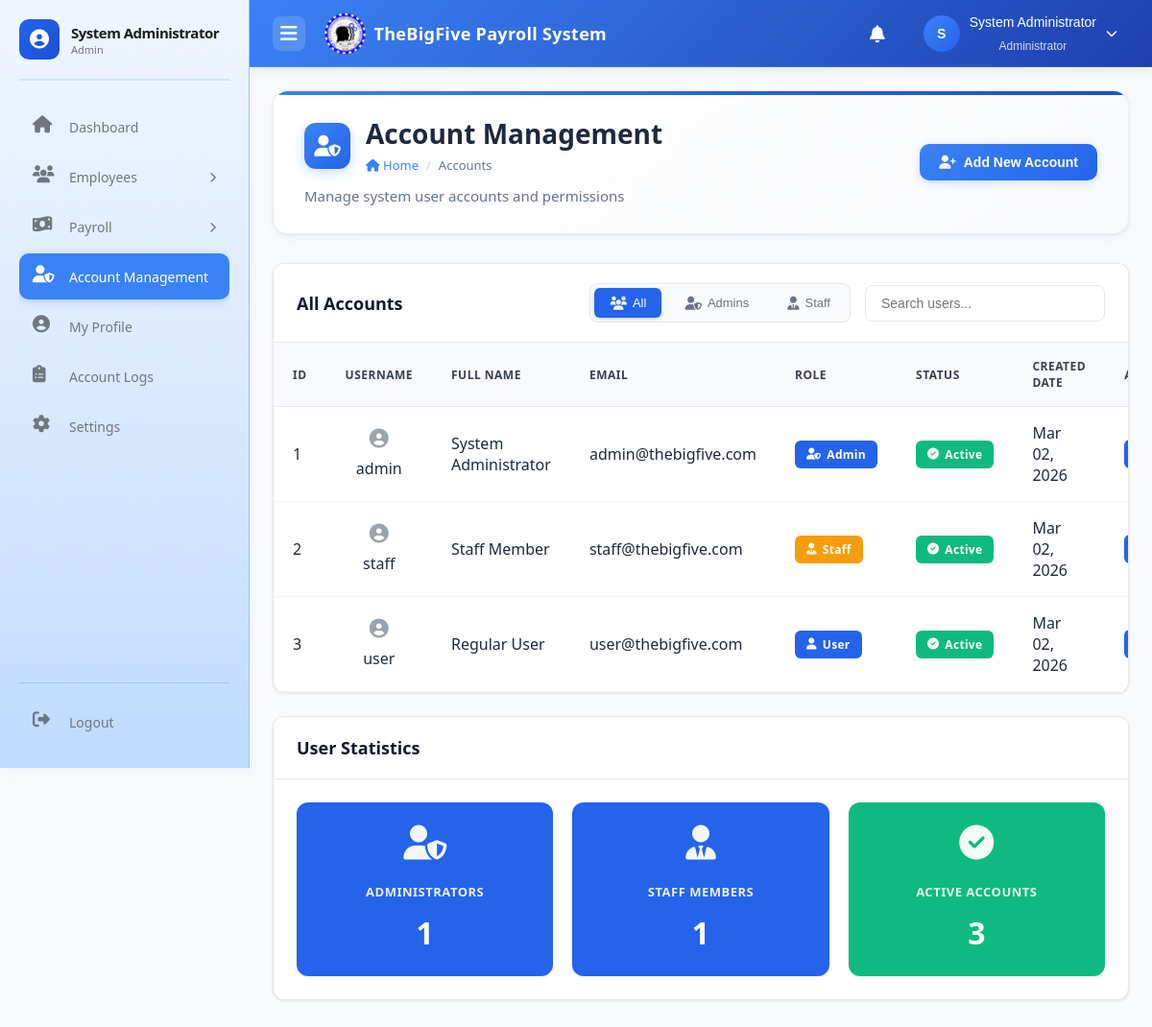
/admin/user_management.php (signed in), run on the app's committed database.
### tables this page shows
CREATE TABLE IF NOT EXISTS users (
    id INT AUTO_INCREMENT PRIMARY KEY,
    username VARCHAR(50) NOT NULL UNIQUE,
    email VARCHAR(100) NOT NULL UNIQUE,
    password VARCHAR(255) NOT NULL,
    full_name VARCHAR(100) NOT NULL,
    role ENUM('admin', 'staff', 'user') NOT NULL DEFAULT 'user',
    status ENUM('active', 'inactive', 'suspended') NOT NULL DEFAULT 'active',
    created_at TIMESTAMP DEFAULT CURRENT_TIMESTAMP,
    updated_at TIMESTAMP DEFAULT CURRENT_TIMESTAMP ON UPDATE CURRENT_TIMESTAMP,
    last_login TIMESTAMP NULL,
    INDEX idx_username (username),
    INDEX idx_email (email),
    INDEX idx_role (role),
    INDEX idx_status (status)
);

### admin/user_management.php (the view, shortened to what this page needs)
<?php
require_once 'include/header.php';
require_once 'include/sidebar.php';
try {
    $pdo = getDBConnection();
    $stmt = $pdo->prepare("SELECT id, username, email, full_name, role, status, created_at FROM users ORDER BY created_at DESC");
    $stmt->execute();
    $users = $stmt->fetchAll();
} catch (PDOException $e) {
    $error = "Error fetching users: " . $e->getMessage();
    $users = [];
}
?>
<div class="main-content">
    <div class="page-header">
        <div class="page-header-content">
            <div class="page-header-left">
                <div class="page-title-row">
                    <div class="page-icon">
                        <i class="fas fa-user-shield"></i>
                    </div>
                    <div class="page-title-text">
                        <h1>Account Management</h1>
                        <div class="page-breadcrumb">
                            <a href="dashboard.php"><i class="fas fa-home"></i> Home</a>
                            <span class="page-breadcrumb-separator">/</span>
                            <span>Accounts</span>
                        </div>
                    </div>
                </div>
                <p class="page-subtitle">Manage system user accounts and permissions</p>
            </div>
            <div class="page-header-right">
                <div class="page-header-actions">
                    <button class="btn-header-primary" onclick="window.location.href='add_user.php'">
                        <i class="fas fa-user-plus"></i>
                        Add New Account
                    </button>
                </div>
            </div>
        </div>
    </div>
    <div class="card">
        <div class="card-header">
            <h3 class="card-title">All Accounts</h3>
            <div class="card-tools">
                <div class="filter-buttons">
                    <button class="filter-btn active" data-filter="all">
                        <i class="fas fa-users"></i> All
                    </button>
                    <button class="filter-btn" data-filter="admin">
                        <i class="fas fa-user-shield"></i> Admins
                    </button>
                    <button class="filter-btn" data-filter="staff">
                        <i class="fas fa-user-tie"></i> Staff
                    </button>
                </div>
                <input type="text" id="searchUsers" class="user-search-input" placeholder="Search users...">
            </div>
        </div>
        <div class="card-body">
            <div class="table-responsive">
                <table class="data-table" id="usersTable">
                    <thead>
                        <tr>
                            <th>ID</th>
                            <th>Username</th>
                            <th>Full Name</th>
                            <th>Email</th>
                            <th>Role</th>
                            <th>Status</th>
                            <th>Created Date</th>
                            <th>Actions</th>
                        </tr>
                    </thead>
                    <tbody>
                        <?php if (count($users) > 0): ?>
                            <?php foreach ($users as $user): ?>
                                <tr data-role="<?php echo $user['role']; ?>">
                                    <td><?php echo htmlspecialchars($user['id']); ?></td>
                                    <td>
                                        <div class="user-info">
                                            <i class="fas fa-user-circle"></i>
                                            <?php echo htmlspecialchars($user['username']); ?>
                                        </div>
                                    </td>
                                    <td><?php echo htmlspecialchars($user['full_name']); ?></td>
                                    <td><?php echo htmlspecialchars($user['email']); ?></td>
                                    <td>
                                        <?php
                                        $roleClass = '';
                                        $roleIcon = '';
                                        switch ($user['role']) {
                                            case 'admin':
                                                $roleClass = 'badge-danger';
                                                $roleIcon = 'fa-user-shield';
                                                break;
                                            case 'staff':
                                                $roleClass = 'badge-warning';
                                                $roleIcon = 'fa-user-tie';
                                                break;
                                            case 'user':
                                                $roleClass = 'badge-info';
                                                $roleIcon = 'fa-user';
                                                break;
                                        }
                                        ?>
                                        <span class="badge <?php echo $roleClass; ?>">
                                            <i class="fas <?php echo $roleIcon; ?>"></i>
                                            <?php echo ucfirst($user['role']); ?>
                                        </span>
                                    </td>
                                    <td>
                                        <?php if ($user['status'] == 'active'): ?>
                                            <span class="badge badge-success">
                                                <i class="fas fa-check-circle"></i> Active
                                            </span>
                                        <?php else: ?>
                                            <span class="badge badge-secondary">
                                                <i class="fas fa-ban"></i> Inactive
                                            </span>
                                        <?php endif; ?>
                                    </td>
                                    <td><?php echo date('M d, Y', strtotime($user['created_at'])); ?></td>
                                    <td>
                                        <div class="action-buttons">
                                            <button class="btn-icon btn-edit" title="Edit User"
                                                    onclick="openEditModal(
                                                        <?php echo $user['id']; ?>,
                                                        '<?php echo htmlspecialchars($user['username'], ENT_QUOTES); ?>',
                                                        '<?php echo htmlspecialchars($user['full_name'], ENT_QUOTES); ?>',
                                                        '<?php echo htmlspecialchars($user['email'], ENT_QUOTES); ?>',
                                                        '<?php echo $user['role']; ?>',
                                                        '<?php echo $user['status']; ?>'
                                                    )">
                                            </button>
                                        </div>
                                    </td>
                                </tr>
                            <?php endforeach; ?>
                        <?php endif; ?>
                    </tbody>
                </table>
            </div>
        </div>
    </div>
    <div class="card">
        <div class="card-header">
            <h3 class="card-title">User Statistics</h3>
        </div>
        <div class="card-body" style="padding: 24px;">
            <div style="display: grid; grid-template-columns: repeat(auto-fit, minmax(200px, 1fr)); gap: 20px;">
                <?php
                $adminCount = count(array_filter($users, function($u) { return $u['role'] == 'admin'; }));
                $staffCount = count(array_filter($users, function($u) { return $u['role'] == 'staff'; }));
                $activeCount = count(array_filter($users, function($u) { return $u['status'] == 'active'; }));
                ?>
                <div class="stat-card stat-admin">
                    <i class="fas fa-user-shield stat-icon"></i>
                    <h4>Administrators</h4>
                    <p class="stat-value"><?php echo $adminCount; ?></p>
                </div>
                <div class="stat-card stat-staff">
                    <i class="fas fa-user-tie stat-icon"></i>
                    <h4>Staff Members</h4>
                    <p class="stat-value"><?php echo $staffCount; ?></p>
                </div>
                <div class="stat-card stat-active">
                    <i class="fas fa-check-circle stat-icon"></i>
                    <h4>Active Accounts</h4>
                    <p class="stat-value"><?php echo $activeCount; ?></p>
                </div>
            </div>
        </div>
    </div>
</div>
<?php
require_once 'include/footer.php';
?>

### data on the page
users: id "1", username "admin", full_name "System Administrator", email "admin@thebigfive.com", role "Admin", status "active" (drawn), created_at "Mar 02, 2026"
users: id "2", username "staff", full_name "Staff Member", email "staff@thebigfive.com", role "Staff", status "active" (drawn), created_at "Mar 02, 2026"
users: id "3", username "user", full_name "Regular User", email "user@thebigfive.com", role "User", status "active" (drawn), created_at "Mar 02, 2026"

### other printed values
$user_initial "S"
$user_name "System Administrator"
$user_role "Administrator"
$_SESSION['full_name'] "System Administrator"
$_SESSION['role'] "Admin"
$adminCount "1"
$staffCount "1"
$activeCount "3"
